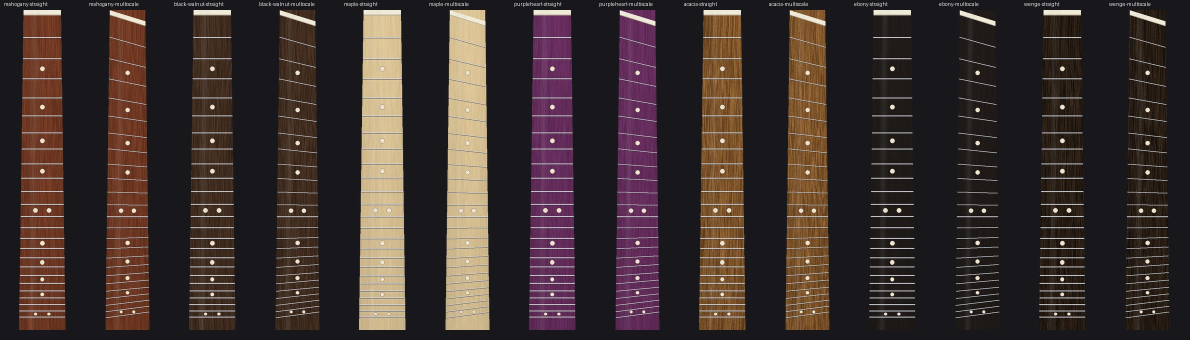
#> input picture necks_v4_installed.jpg, 2380 x 680 px (shown at 1/2 size)
$ python -i enhancer.py   (imports and definitions only)
#> lines starting #> are read from the running program, lines starting #| are printed output that depends on the picture
"""Stage 1 — the enhancer.

Takes a raw upload (phone photo, marketplace listing screenshot, scan) and
cleans it up so the slicer has good material to work with: correct EXIF
orientation, neutralise colour cast, stretch contrast, and sharpen.
"""

from __future__ import annotations

import numpy as np
from PIL import Image, ImageEnhance, ImageFilter, ImageOps

# Cap working resolution; marketplace photos can be enormous and everything
# downstream only needs enough pixels for the library PPI.
MAX_SIDE = 2400


def prepare(image: Image.Image) -> Image.Image:
    """Orientation + transparency flattening only — no tonal changes.

    For clean renders and catalogue shots where colour accuracy matters
    more than correction.
    """
    img = ImageOps.exif_transpose(image)
    if img.mode not in ("RGB", "RGBA"):
        img = img.convert("RGB")
    if img.mode == "RGBA":
        background = Image.new("RGB", img.size, (255, 255, 255))
        background.paste(img, mask=img.split()[3])
        img = background
    if max(img.size) > MAX_SIDE:
        img.thumbnail((MAX_SIDE, MAX_SIDE), Image.LANCZOS)
    return img


def enhance(image: Image.Image) -> Image.Image:
    """Return an enhanced RGB copy of *image*."""
    img = ImageOps.exif_transpose(image)
    if img.mode not in ("RGB", "RGBA"):
        img = img.convert("RGB")
    # Flatten any existing transparency onto white — uploads with alpha are
    # usually catalogue cut-outs on a transparent background.
    if img.mode == "RGBA":
        background = Image.new("RGB", img.size, (255, 255, 255))
        background.paste(img, mask=img.split()[3])
        img = background

    if max(img.size) > MAX_SIDE:
        img.thumbnail((MAX_SIDE, MAX_SIDE), Image.LANCZOS)

    img = _gray_world_white_balance(img)
    img = ImageOps.autocontrast(img, cutoff=1)
    img = ImageEnhance.Color(img).enhance(1.06)
    img = img.filter(ImageFilter.UnsharpMask(radius=2, percent=80, threshold=3))
    return img


def _gray_world_white_balance(img: Image.Image, strength: float = 0.6) -> Image.Image:
    """Mild gray-world white balance: pull channel means toward neutral.

    *strength* blends between the original (0.0) and fully balanced (1.0)
    image so the correction never overshoots on legitimately colourful parts.
    """
    arr = np.asarray(img, dtype=np.float64)
    means = arr.reshape(-1, 3).mean(axis=0)
    gray = means.mean()
    if gray <= 0:
        return img
    gains = gray / np.maximum(means, 1e-6)
    # Blend the gains toward 1.0 by (1 - strength).
    gains = 1.0 + (gains - 1.0) * strength
    balanced = np.clip(arr * gains, 0, 255).astype(np.uint8)
    return Image.fromarray(balanced, mode="RGB")

>>> from PIL import Image
>>> picture = Image.open('../necks_v4_installed.jpg')
#> picture is the input picture: PIL image 2380x680 RGB; mean R, G, B 61.4, 49, 46.8
>>> result = enhance(picture)
#> in _gray_world_white_balance, `means = arr.reshape(-1, 3).mean(axis=0)`: means = [61.41, 49.01, 46.75]
#> in _gray_world_white_balance, `gray = means.mean()`: gray = 52.39
#> in _gray_world_white_balance, `gains = gray / np.maximum(means, 1e-6)`: gains = [0.853, 1.07, 1.12]
#> in _gray_world_white_balance, `gains = 1.0 + (gains - 1.0) * strength`: gains = [0.912, 1.04, 1.07]
#> in enhance, `img = ImageOps.autocontrast(img, cutoff=1)`:
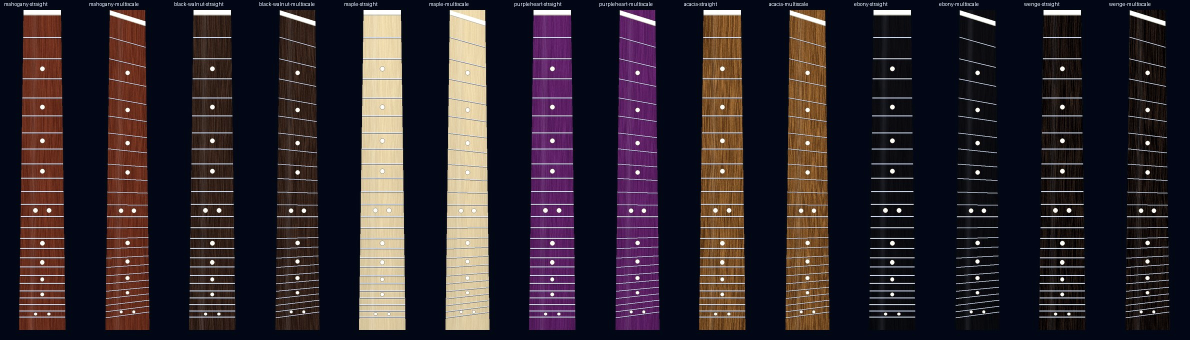
#> img: PIL image 2380x680 RGB (shown at 1/2 size); mean R, G, B 46.9, 38, 44.8
#> in enhance, `img = img.filter(ImageFilter.UnsharpMask(radius=2, percent=80, thresho..`:
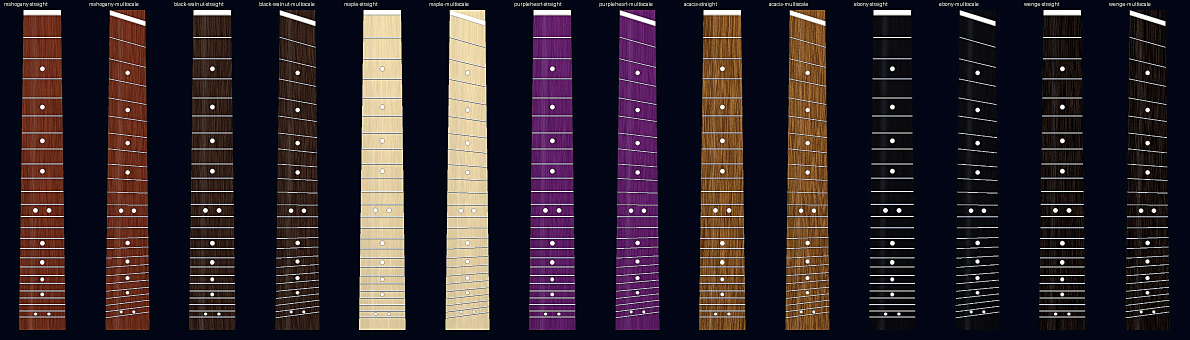
#> img: PIL image 2380x680 RGB (shown at 1/2 size); mean R, G, B 46.3, 36.8, 43.6
